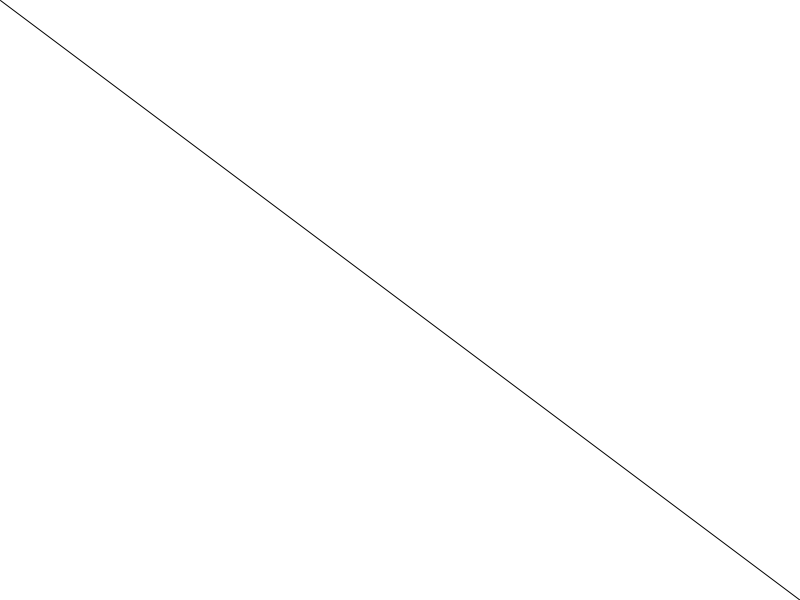
Frame 1 (no input)
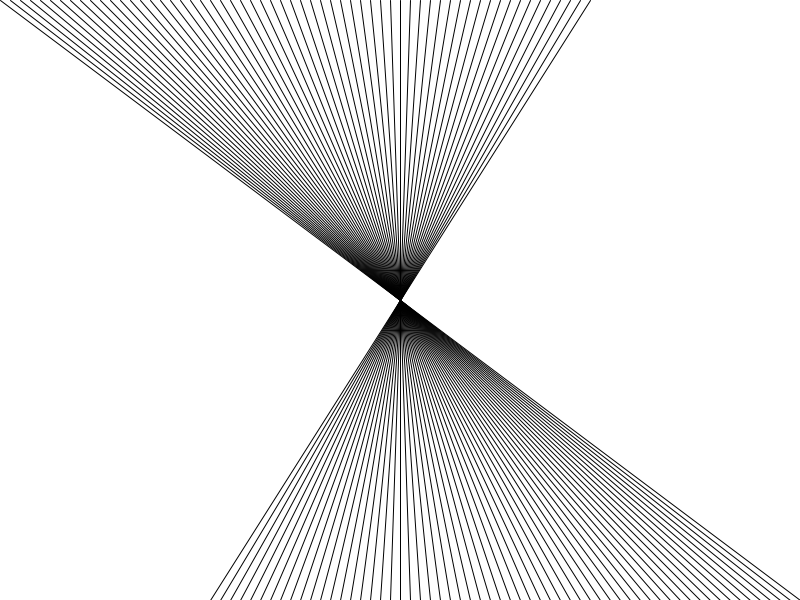
Frame 60 (the mouse pressed at the canvas centre just before this capture)
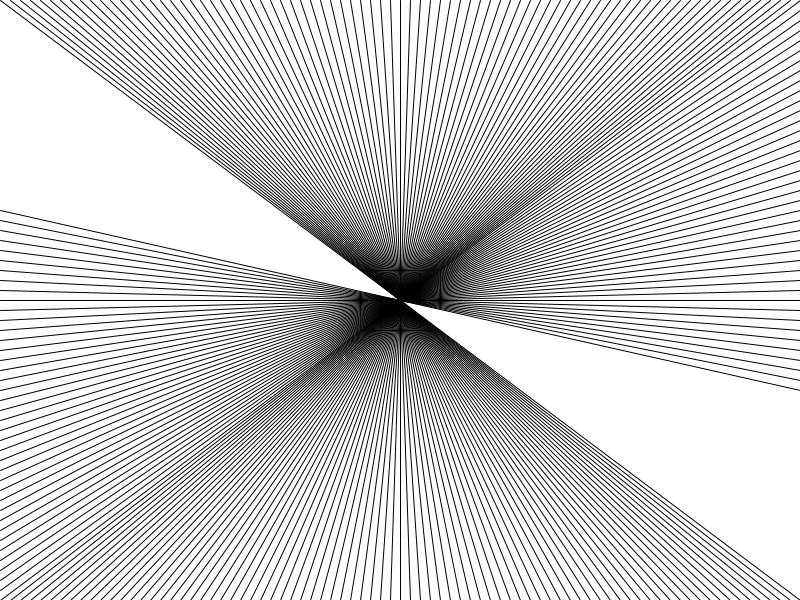
Frame 120 (the mouse held since frame 60 and released just before this capture)

The Processing sketch that drew these frames (run headless with seeded random() and noise(); from frame 60 on, the mouse is pressed at the canvas centre):

// Processing sketch: sketch_200313g
// ── sketch_200313g.pde
int startX = 0;
int startY = 0;
int stopX = 800;
int stopY = 600;

void setup()
{
  size(800, 600);
  background(255);
}

void draw()
{
  line(startX, startY, stopX, stopY);
  
  if(startX != 800)
  {
    startX += 10;
  }
  else
  {
    if(startY != 600)
    {
      startY += 10;
    }
  }
  
  if(stopX != 0)
  {
    stopX -= 10;
  }
  else
  {
    if(stopY != 0)
    {
      stopY -= 10;
    }
  }
}
